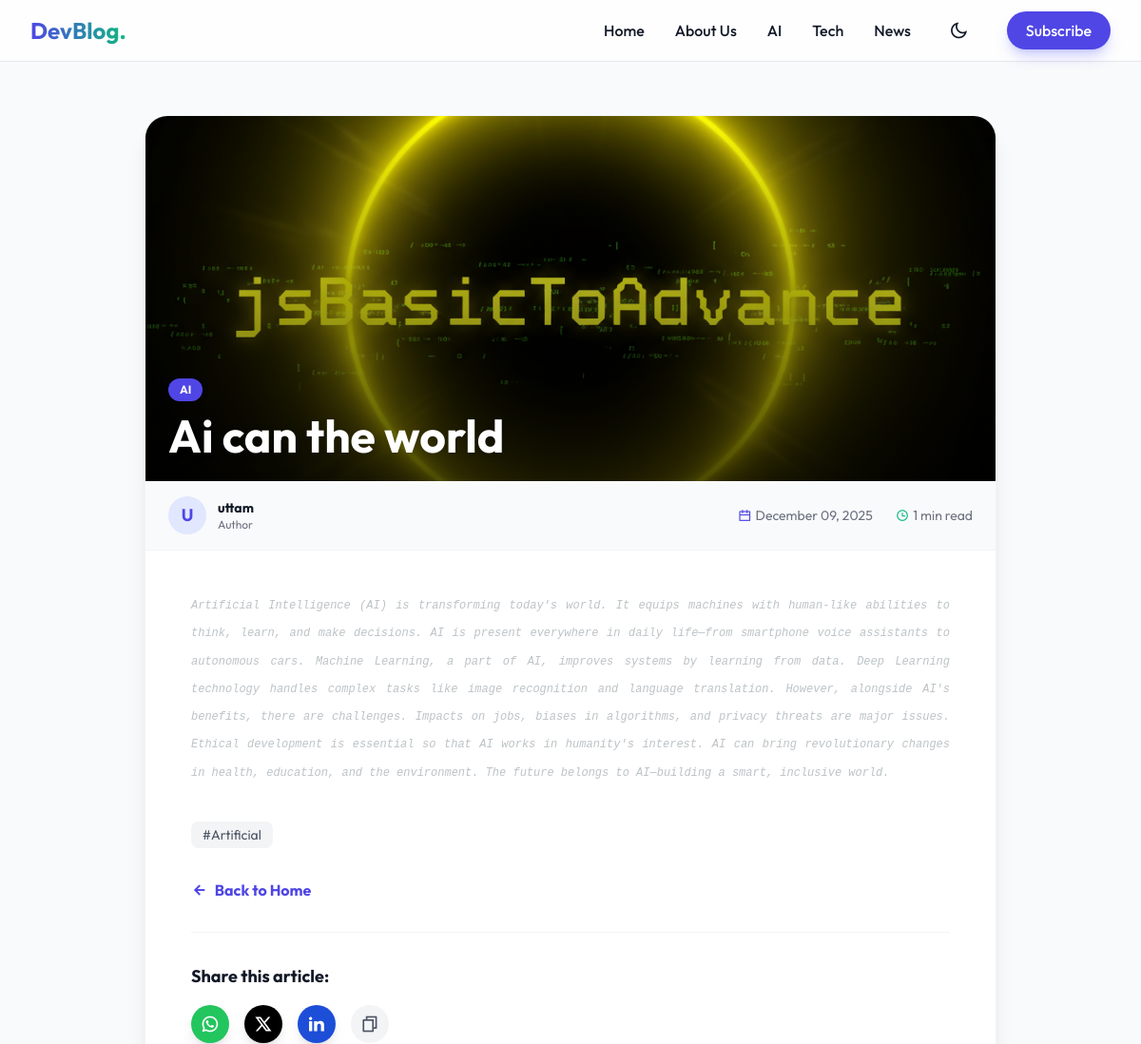
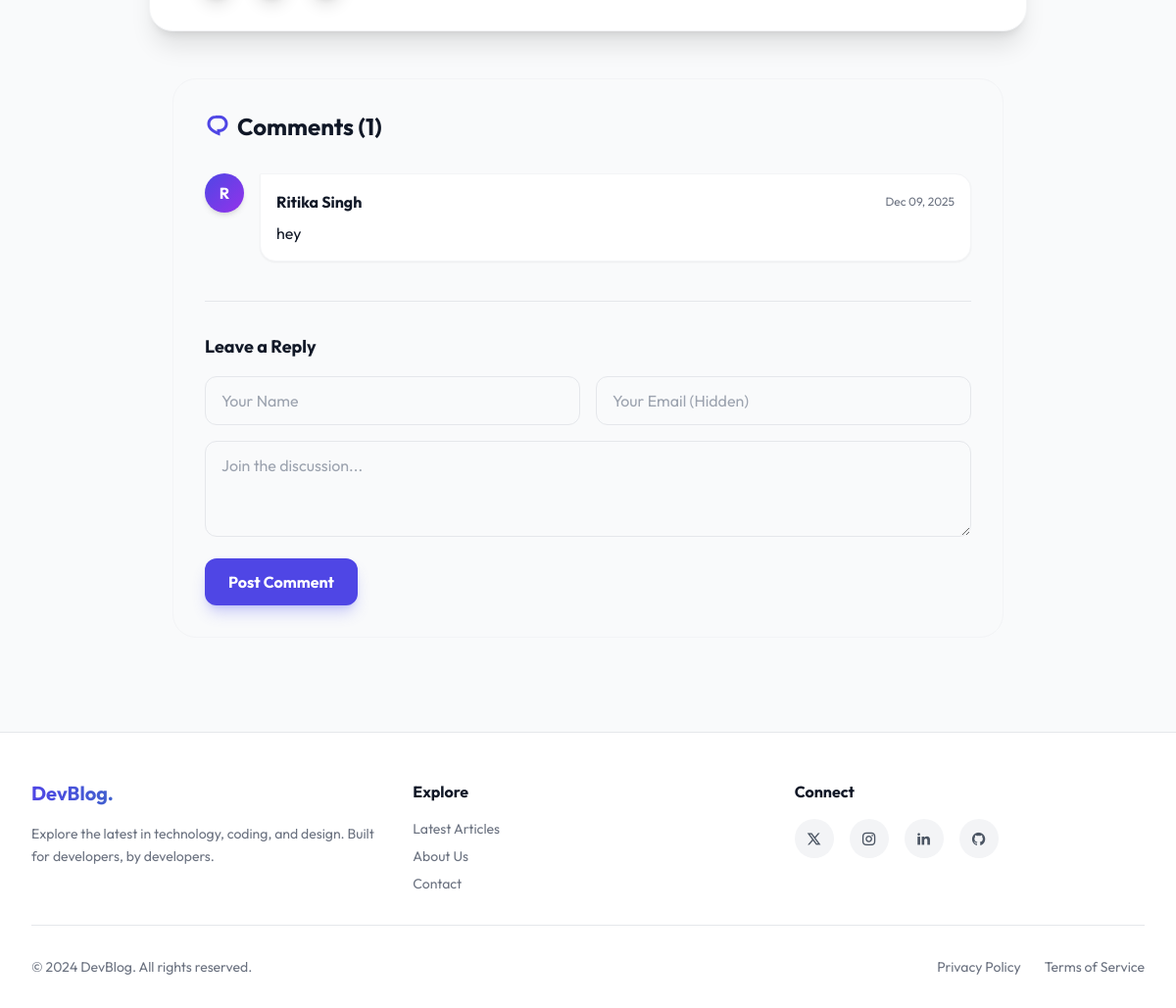
/ai-can-the-world/, run on the app's committed database (2 pictures, top to bottom).
### blog/models.py (models this page shows, shortened)
class Category(models.Model):
    name = models.CharField(max_length=100)
    slug = models.SlugField(max_length=100, unique=True)
    class Meta:
        verbose_name_plural = "Categories"

class Post(models.Model):
    STATUS_CHOICES = (
        ('draft', 'Draft'),
        ('published', 'Published'),
    )
    title = models.CharField(max_length=200)
    slug = models.SlugField(max_length=200, unique=True)
    author = models.ForeignKey(User, on_delete=models.CASCADE, related_name='blog_posts')
    category = models.ForeignKey(Category, on_delete=models.PROTECT, related_name='posts')
    tags = models.ManyToManyField(Tag, blank=True)
    image = models.ImageField(upload_to='uploads/%Y/%m/', blank=True, null=True)
    content = RichTextField()
    status = models.CharField(max_length=10, choices=STATUS_CHOICES, default='draft')
    created_at = models.DateTimeField(auto_now_add=True)
    updated_at = models.DateTimeField(auto_now=True)
    objects = models.Manager()
    published = PostManager()
    class Meta:
        ordering = ['-created_at']
    def reading_time(self):
        words = len(self.content.split())
        minutes = words / 200
        return f"{int(minutes) + 1} min read"

class Tag(models.Model):
    name = models.CharField(max_length=50)
    slug = models.SlugField(max_length=50, unique=True)

class Comment(models.Model):
    post = models.ForeignKey(Post, on_delete=models.CASCADE, related_name='comments')
    name = models.CharField(max_length=80)
    email = models.EmailField()
    body = models.TextField()
    created_at = models.DateTimeField(auto_now_add=True)
    active = models.BooleanField(default=True) # Admin chahe toh comment hide kar sakta hai
    class Meta:
        ordering = ['created_at']

### blog/views.py (the view)
# urls.py: path('<slug:post_slug>/', views.post_detail, name='post_detail'),
def post_detail(request, post_slug):
    post = get_object_or_404(Post, slug=post_slug, status='published')
    comments = post.comments.filter(active=True)
    new_comment = None
    if request.method == 'POST':
        comment_form = CommentForm(data=request.POST)
        if comment_form.is_valid():
            new_comment = comment_form.save(commit=False)
            new_comment.post = post
            new_comment.save()
            comment_form = CommentForm() # Clear form after submit
    else:
        comment_form = CommentForm()
    related_posts = Post.published.filter(category=post.category).exclude(id=post.id)[:3]
    context = {
        'post': post,
        'comments': comments,
        'new_comment': new_comment,
        'comment_form': comment_form,
        'related_posts': related_posts
    }
    return render(request, 'post_detail.html', context)

### templates/post_detail.html (shortened to what this page needs)
{% extends 'base.html' %}
{% block content %}
<article class="max-w-4xl mx-auto bg-white dark:bg-gray-800 rounded-3xl shadow-xl overflow-hidden mt-6 mb-12 border border-gray-100 dark:border-gray-700">
    {% if post.image %}
    <div class="h-64 md:h-96 w-full relative">
        <img src="{{ post.image.url }}" alt="{{ post.title }}" class="w-full h-full object-cover">
        <div class="absolute inset-0 bg-gradient-to-t from-black/70 to-transparent"></div>
        <div class="absolute bottom-6 left-6 right-6">
            <span class="bg-primary text-white text-xs font-bold px-3 py-1 rounded-full mb-3 inline-block">
                {{ post.category.name }}
            </span>
            <h1 class="text-3xl md:text-5xl font-bold text-white leading-tight drop-shadow-md">
                {{ post.title }}
            </h1>
        </div>
    </div>
    {% endif %}
    <div class="px-6 py-4 bg-gray-50 dark:bg-gray-900/50 border-b border-gray-100 dark:border-gray-700 flex items-center justify-between flex-wrap gap-4">
        <div class="flex items-center gap-3">
            <div class="w-10 h-10 rounded-full bg-indigo-100 flex items-center justify-center text-primary font-bold overflow-hidden text-lg">
                {{ post.author.username|slice:":1"|upper }}
            </div>
            <div>
                <p class="text-sm font-bold text-gray-900 dark:text-white">{{ post.author.username }}</p>
                <p class="text-xs text-gray-500 dark:text-gray-400">Author</p>
            </div>
        </div>
        <div class="flex items-center gap-6 text-sm text-gray-500 dark:text-gray-400">
            <div class="flex items-center gap-1">
                <i class="ri-calendar-line text-primary"></i> {{ post.created_at|date:"F d, Y" }}
            </div>
            <div class="flex items-center gap-1">
                <i class="ri-time-line text-secondary"></i> {{ post.reading_time }}
            </div>
        </div>
    </div>
    <div class="px-6 md:px-12 py-10 text-gray-800 dark:text-gray-200 leading-relaxed text-lg space-y-6">
        {{ post.content|safe }}
    </div>
    <div class="px-6 md:px-12 pb-8">
        <div class="flex flex-wrap gap-2 mb-8">
            {% for tag in post.tags.all %}
                <span class="px-3 py-1 bg-gray-100 dark:bg-gray-700 text-gray-600 dark:text-gray-300 rounded-lg text-sm hover:bg-gray-200 dark:hover:bg-gray-600 cursor-pointer transition">
                    #{{ tag.name }}
                </span>
            {% endfor %}
        </div>
        <div class="mb-8">
             <a href="{% url 'home' %}" class="inline-flex items-center text-primary font-bold hover:underline">
                <i class="ri-arrow-left-line mr-2"></i> Back to Home
            </a>
        </div>
        <div class="border-t border-gray-100 dark:border-gray-700 pt-8">
            <h4 class="text-lg font-bold text-gray-900 dark:text-white mb-4">Share this article:</h4>
            <div class="flex flex-wrap gap-4">
                <a href="https://api.whatsapp.com/send?text={{ post.title|urlencode }}%20{{ request.build_absolute_uri|urlencode }}"
                   target="_blank"
                   class="w-10 h-10 rounded-full bg-green-500 text-white flex items-center justify-center hover:-translate-y-1 transition shadow-lg" title="Share on WhatsApp">
                    <i class="ri-whatsapp-line text-xl"></i>
                </a>
                <a href="https://twitter.com/intent/tweet?text={{ post.title|urlencode }}&url={{ request.build_absolute_uri|urlencode }}"
                   target="_blank"
                   class="w-10 h-10 rounded-full bg-black text-white flex items-center justify-center hover:-translate-y-1 transition shadow-lg" title="Share on X">
                    <i class="ri-twitter-x-line text-xl"></i>
                </a>
                <a href="https://www.linkedin.com/sharing/share-offsite/?url={{ request.build_absolute_uri|urlencode }}"
                   target="_blank"
                   class="w-10 h-10 rounded-full bg-blue-700 text-white flex items-center justify-center hover:-translate-y-1 transition shadow-lg" title="Share on LinkedIn">
                    <i class="ri-linkedin-fill text-xl"></i>
                </a>
                <button onclick="copyToClipboard()"
                        class="w-10 h-10 rounded-full bg-gray-100 dark:bg-gray-700 text-gray-600 dark:text-gray-300 flex items-center justify-center hover:-translate-y-1 transition relative group" title="Copy Link">
                    <i class="ri-file-copy-line text-xl"></i>
                </button>
            </div>
        </div>
    </div>
</article>
<section class="max-w-4xl mx-auto px-6 mb-16">
    <div class="bg-gray-50 dark:bg-gray-900/50 rounded-3xl p-8 border border-gray-100 dark:border-gray-800">
        <h3 class="text-2xl font-bold text-gray-900 dark:text-white mb-8 flex items-center gap-2">
            <i class="ri-chat-1-line text-primary"></i>
            Comments ({{ comments.count }})
        </h3>
        <div class="space-y-6 mb-10">
            {% for comment in comments %}
            <div class="flex gap-4 animate-fade-in-up">
                <div class="flex-shrink-0 w-10 h-10 rounded-full bg-gradient-to-br from-primary to-purple-600 flex items-center justify-center text-white font-bold shadow-md">
                    {{ comment.name|slice:":1"|upper }}
                </div>
                <div class="bg-white dark:bg-gray-800 p-4 rounded-2xl rounded-tl-none shadow-sm border border-gray-100 dark:border-gray-700 flex-grow">
                    <div class="flex justify-between items-center mb-2">
                        <h4 class="font-bold text-gray-900 dark:text-white">{{ comment.name }}</h4>
                        <span class="text-xs text-gray-500">{{ comment.created_at|date:"M d, Y" }}</span>
                    </div>
                    <p class="text-gray-600 dark:text-gray-300 text-sm leading-relaxed">
                        {{ comment.body|linebreaks }}
                    </p>
                </div>
            </div>
            {% empty %}
            <p class="text-gray-500 dark:text-gray-400 text-center italic">No comments yet. Be the first to share your thoughts!</p>
            {% endfor %}
        </div>
        <div class="border-t border-gray-200 dark:border-gray-700 pt-8">
            <h4 class="text-lg font-bold text-gray-900 dark:text-white mb-4">Leave a Reply</h4>
            <form method="post" action=".">
                <div class="grid grid-cols-1 md:grid-cols-2 gap-4 mb-4">
                    <div>{{ comment_form.name }}</div>
                    <div>{{ comment_form.email }}</div>
                </div>
                <div class="mb-4">{{ comment_form.body }}</div>
                <button type="submit" class="bg-primary text-white px-6 py-3 rounded-xl font-bold hover:bg-indigo-700 transition shadow-lg shadow-indigo-500/30">
                    Post Comment
                </button>
            </form>
        </div>
    </div>
</section>
{% endblock %}

### templates/base.html (shortened to what this page needs)
<!DOCTYPE html>
<html lang="en" class="scroll-smooth">
<head>
    <link href="https://cdn.jsdelivr.net/npm/remixicon@4.2.0/fonts/remixicon.css" rel="stylesheet"/>
    <script src="https://cdn.tailwindcss.com"></script>
</head>
<body
    x-data="{
        darkMode: localStorage.getItem('theme') === 'dark',
        mobileMenuOpen: false,
        newsletterOpen: false,
        loading: true,
        toggleTheme() {
            this.darkMode = !this.darkMode;
            localStorage.setItem('theme', this.darkMode ? 'dark' : 'light');
            if (this.darkMode) {
                document.documentElement.classList.add('dark');
            } else {
                document.documentElement.classList.remove('dark');
            }
        },
        init() {
            if (this.darkMode) document.documentElement.classList.add('dark');
            setTimeout(() => this.loading = false, 800);
        }
    }"
    :class="darkMode ? 'bg-darkBg text-gray-100' : 'bg-gray-50 text-gray-900'"
    class="antialiased flex flex-col min-h-screen"
>
    <nav class="sticky top-0 z-50 backdrop-blur-lg border-b border-gray-200 dark:border-gray-800 bg-white/80 dark:bg-darkBg/80">
        <div class="max-w-7xl mx-auto px-4 sm:px-6 lg:px-8">
            <div class="flex justify-between h-16 items-center">
                <div class="flex-shrink-0 flex items-center">
                    <a href="{% url 'home' %}" class="text-2xl font-bold bg-clip-text text-transparent bg-gradient-to-r from-primary to-secondary">
                    </a>
                </div>
                <div class="hidden md:flex space-x-8 items-center">
                    <a href="{% url 'home' %}" class="hover:text-primary transition font-medium">Home</a>
                    <a href="{% url 'about' %}" class="hover:text-primary transition font-medium">About Us</a>
                    {% for cat in all_categories %}
                        <a href="{% url 'category_page' cat.slug %}" class="hover:text-primary transition font-medium">
                            {{ cat.name }}
                        </a>
                    {% endfor %}
                    <button @click="toggleTheme()" class="p-2 rounded-full hover:bg-gray-200 dark:hover:bg-gray-800 transition focus:outline-none">
                        <i class="ri-moon-line text-xl" x-show="!darkMode"></i>
                    </button>
                    <button @click="newsletterOpen = true" class="bg-primary text-white px-5 py-2 rounded-full hover:bg-indigo-700 transition shadow-lg shadow-indigo-500/30 font-medium">
                        Subscribe
                    </button>
                </div>
            </div>
        </div>
    </nav>
    <main class="flex-grow container mx-auto px-4 sm:px-6 lg:px-8 py-8 animate-fade-in-up" x-show="!loading">
        {% block content %}
        {% endblock %}
    </main>
    <footer class="bg-white dark:bg-gray-900 border-t border-gray-200 dark:border-gray-800 pt-12 pb-8">
        <div class="max-w-7xl mx-auto px-4 sm:px-6 lg:px-8">
            <div class="grid grid-cols-1 md:grid-cols-3 gap-8 mb-8">
                <div class="col-span-1">
                    <h3 class="text-xl font-bold bg-clip-text text-transparent bg-gradient-to-r from-primary to-secondary mb-4">
                    </h3>
                    <p class="text-gray-500 dark:text-gray-400 text-sm leading-relaxed">
                        Explore the latest in technology, coding, and design.
                        Built for developers, by developers.
                    </p>
                </div>
                <div>
                    <h4 class="font-bold mb-4 text-gray-900 dark:text-white">Explore</h4>
                    <ul class="space-y-2 text-sm text-gray-500 dark:text-gray-400">
                        <li><a href="{% url 'home' %}" class="hover:text-primary transition">Latest Articles</a></li>
                        <li><a href="{% url 'about' %}" class="hover:text-primary transition">About Us</a></li>
                        <li><a href="{% url 'contact' %}" class="hover:text-primary transition">Contact</a></li>
                    </ul>
                </div>
                <div>
                    <h4 class="font-bold mb-4 text-gray-900 dark:text-white">Connect</h4>
                    <div class="flex space-x-4">
                        <a href="#" class="w-10 h-10 rounded-full bg-gray-100 dark:bg-gray-800 flex items-center justify-center text-gray-600 dark:text-gray-300 hover:bg-black hover:text-white transition transform hover:-translate-y-1">
                            <i class="ri-twitter-x-line"></i>
                        </a>
                        <a href="#" class="w-10 h-10 rounded-full bg-gray-100 dark:bg-gray-800 flex items-center justify-center text-gray-600 dark:text-gray-300 hover:bg-pink-600 hover:text-white transition transform hover:-translate-y-1">
                            <i class="ri-instagram-line"></i>
                        </a>
                        <a href="#" class="w-10 h-10 rounded-full bg-gray-100 dark:bg-gray-800 flex items-center justify-center text-gray-600 dark:text-gray-300 hover:bg-blue-600 hover:text-white transition transform hover:-translate-y-1">
                            <i class="ri-linkedin-fill"></i>
                        </a>
                        <a href="#" class="w-10 h-10 rounded-full bg-gray-100 dark:bg-gray-800 flex items-center justify-center text-gray-600 dark:text-gray-300 hover:bg-gray-900 hover:text-white transition transform hover:-translate-y-1">
                            <i class="ri-github-fill"></i>
                        </a>
                    </div>
                </div>
            </div>
            <div class="border-t border-gray-200 dark:border-gray-800 pt-8 flex flex-col md:flex-row justify-between items-center text-sm text-gray-500 dark:text-gray-400">
                <p>&copy; 2024 DevBlog. All rights reserved.</p>
                <div class="flex space-x-6 mt-4 md:mt-0">
                    <a href="#" class="hover:text-gray-900 dark:hover:text-white transition">Privacy Policy</a>
                    <a href="#" class="hover:text-gray-900 dark:hover:text-white transition">Terms of Service</a>
                </div>
            </div>
        </div>
    </footer>
</body>
</html>

### data on the page
Category: name "AI"
Category: name "Tech"
Category: name "News"
Post: image (picture), category.name "AI", title "Ai can the world", author.username "U", author.username "uttam", created_at "December 09, 2025", reading_time "1 min read", content "Artificial Intelligence (AI) is transforming today's world. It equips machines with human-like abilities to think, learn, and make decisions. AI is present everywhere in daily life—from smartphone voice assistants to autonomous cars. Machine Learning, a part of AI, improves systems by learning from data. Deep Learning technology handles complex tasks like image recognition and language translation. However, alongside AI's benefits, there are challenges. Impacts on jobs, biases in algorithms, and privacy threats are major issues. Ethical development is essential so that AI works in humanity's interest. AI can bring revolutionary changes in health, education, and the environment. The future…"
Tag: name "Artificial"
Comment: name "R", name "Ritika Singh", created_at "Dec 09, 2025", body "hey"

### other printed values
{{ comments.count }} "1"
